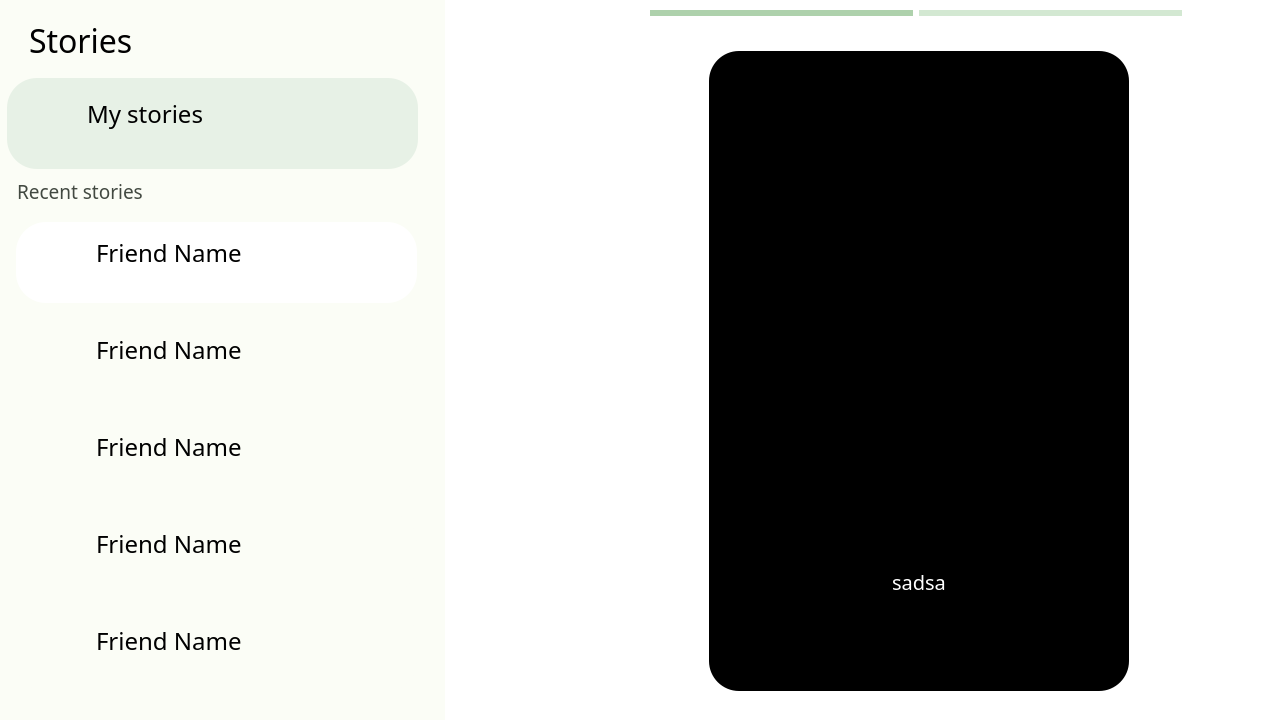
<?xml version="1.0" encoding="UTF-8"?>
<ui version="4.0">
 <class>StoriesWindow</class>
 <widget class="QMainWindow" name="StoriesWindow">
  <property name="geometry">
   <rect>
    <x>0</x>
    <y>0</y>
    <width>1280</width>
    <height>720</height>
   </rect>
  </property>
  <property name="sizePolicy">
   <sizepolicy hsizetype="Preferred" vsizetype="Maximum">
    <horstretch>0</horstretch>
    <verstretch>0</verstretch>
   </sizepolicy>
  </property>
  <property name="minimumSize">
   <size>
    <width>0</width>
    <height>720</height>
   </size>
  </property>
  <property name="maximumSize">
   <size>
    <width>16777215</width>
    <height>720</height>
   </size>
  </property>
  <property name="windowTitle">
   <string>StatusWindow</string>
  </property>
  <property name="styleSheet">
   <string notr="true">background-color: rgb(255, 255, 255);</string>
  </property>
  <widget class="QWidget" name="centralwidget">
   <widget class="QScrollArea" name="scrollArea">
    <property name="geometry">
     <rect>
      <x>-10</x>
      <y>0</y>
      <width>455</width>
      <height>720</height>
     </rect>
    </property>
    <property name="sizePolicy">
     <sizepolicy hsizetype="Fixed" vsizetype="Expanding">
      <horstretch>0</horstretch>
      <verstretch>0</verstretch>
     </sizepolicy>
    </property>
    <property name="minimumSize">
     <size>
      <width>0</width>
      <height>720</height>
     </size>
    </property>
    <property name="maximumSize">
     <size>
      <width>16777215</width>
      <height>720</height>
     </size>
    </property>
    <property name="styleSheet">
     <string notr="true">QWidget {
    background-color: rgb(251, 253, 246);
    border: none;
}

QScrollBar:vertical {
    border: none;
    background: #f0f0f0;
    width: 10px;
    margin: 0px 0px 0px 0px;
}

QScrollBar::handle:vertical {
    background: #888;
    min-height: 20px;
    border-radius: 5px;
}

QScrollBar::add-line:vertical,
QScrollBar::sub-line:vertical {
    height: 0px;
    subcontrol-origin: margin;
}

QScrollBar::add-page:vertical,
QScrollBar::sub-page:vertical {
    background: none;
}
</string>
    </property>
    <property name="widgetResizable">
     <bool>true</bool>
    </property>
    <widget class="QWidget" name="scrollAreaWidgetContents">
     <property name="geometry">
      <rect>
       <x>0</x>
       <y>0</y>
       <width>438</width>
       <height>703</height>
      </rect>
     </property>
     <property name="sizePolicy">
      <sizepolicy hsizetype="Fixed" vsizetype="Fixed">
       <horstretch>0</horstretch>
       <verstretch>0</verstretch>
      </sizepolicy>
     </property>
     <property name="styleSheet">
      <string notr="true">background-color: transparent;
border: none;
</string>
     </property>
     <layout class="QVBoxLayout" name="verticalLayout">
      <property name="leftMargin">
       <number>17</number>
      </property>
      <item>
       <widget class="QWidget" name="widget" native="true">
        <property name="sizePolicy">
         <sizepolicy hsizetype="Preferred" vsizetype="Fixed">
          <horstretch>0</horstretch>
          <verstretch>0</verstretch>
         </sizepolicy>
        </property>
        <layout class="QHBoxLayout" name="horizontalLayout_2">
         <item>
          <widget class="QLabel" name="label">
           <property name="font">
            <font>
             <family>Product Sans Medium</family>
             <pointsize>24</pointsize>
            </font>
           </property>
           <property name="styleSheet">
            <string notr="true">color: #000;
padding-left: 5px;</string>
           </property>
           <property name="text">
            <string>Stories</string>
           </property>
           <property name="alignment">
            <set>Qt::AlignmentFlag::AlignLeading|Qt::AlignmentFlag::AlignLeft|Qt::AlignmentFlag::AlignVCenter</set>
           </property>
           <property name="margin">
            <number>0</number>
           </property>
          </widget>
         </item>
         <item>
          <widget class="QPushButton" name="addStoryButton">
           <property name="sizePolicy">
            <sizepolicy hsizetype="Fixed" vsizetype="Fixed">
             <horstretch>0</horstretch>
             <verstretch>0</verstretch>
            </sizepolicy>
           </property>
           <property name="cursor">
            <cursorShape>PointingHandCursor</cursorShape>
           </property>
           <property name="styleSheet">
            <string notr="true">background-color: transparent;
border: none;
image: url(:/icons/plus.png);</string>
           </property>
           <property name="text">
            <string/>
           </property>
          </widget>
         </item>
         <item>
          <widget class="QPushButton" name="closeButton">
           <property name="sizePolicy">
            <sizepolicy hsizetype="Fixed" vsizetype="Fixed">
             <horstretch>0</horstretch>
             <verstretch>0</verstretch>
            </sizepolicy>
           </property>
           <property name="cursor">
            <cursorShape>PointingHandCursor</cursorShape>
           </property>
           <property name="styleSheet">
            <string notr="true">background-color: transparent;
border: none;
image: url(:/icons/close.png);
</string>
           </property>
           <property name="text">
            <string/>
           </property>
          </widget>
         </item>
        </layout>
       </widget>
      </item>
      <item>
       <widget class="QPushButton" name="myStoriesButton">
        <property name="sizePolicy">
         <sizepolicy hsizetype="Preferred" vsizetype="Fixed">
          <horstretch>0</horstretch>
          <verstretch>0</verstretch>
         </sizepolicy>
        </property>
        <property name="minimumSize">
         <size>
          <width>411</width>
          <height>91</height>
         </size>
        </property>
        <property name="maximumSize">
         <size>
          <width>411</width>
          <height>91</height>
         </size>
        </property>
        <property name="font">
         <font>
          <family>Product Sans Medium</family>
          <pointsize>18</pointsize>
          <italic>false</italic>
          <fontweight>Medium</fontweight>
         </font>
        </property>
        <property name="cursor">
         <cursorShape>PointingHandCursor</cursorShape>
        </property>
        <property name="styleSheet">
         <string notr="true">background-color: #E7F1E6;
border: none;
border-radius: 30px;
text-align: left;
padding-left: 80px;
padding-bottom: 20px;
color: #000
</string>
        </property>
        <property name="text">
         <string>My stories</string>
        </property>
       </widget>
      </item>
      <item>
       <widget class="QLabel" name="recentStoriesLabel">
        <property name="sizePolicy">
         <sizepolicy hsizetype="Maximum" vsizetype="Maximum">
          <horstretch>0</horstretch>
          <verstretch>0</verstretch>
         </sizepolicy>
        </property>
        <property name="minimumSize">
         <size>
          <width>136</width>
          <height>32</height>
         </size>
        </property>
        <property name="maximumSize">
         <size>
          <width>121</width>
          <height>32</height>
         </size>
        </property>
        <property name="font">
         <font>
          <family>Product Sans Medium</family>
          <pointsize>14</pointsize>
         </font>
        </property>
        <property name="styleSheet">
         <string notr="true">background-color: rgb(251, 253, 246);
color: rgb(66, 73, 65);
padding-left: 5px;</string>
        </property>
        <property name="text">
         <string>Recent stories</string>
        </property>
       </widget>
      </item>
      <item>
       <widget class="QWidget" name="stories" native="true">
        <property name="sizePolicy">
         <sizepolicy hsizetype="Minimum" vsizetype="Fixed">
          <horstretch>0</horstretch>
          <verstretch>0</verstretch>
         </sizepolicy>
        </property>
        <property name="maximumSize">
         <size>
          <width>412</width>
          <height>16777215</height>
         </size>
        </property>
        <layout class="QVBoxLayout" name="verticalLayout_6">
         <property name="spacing">
          <number>16</number>
         </property>
         <item>
          <widget class="QPushButton" name="friendStory_3">
           <property name="sizePolicy">
            <sizepolicy hsizetype="Minimum" vsizetype="Minimum">
             <horstretch>0</horstretch>
             <verstretch>0</verstretch>
            </sizepolicy>
           </property>
           <property name="minimumSize">
            <size>
             <width>401</width>
             <height>81</height>
            </size>
           </property>
           <property name="maximumSize">
            <size>
             <width>401</width>
             <height>81</height>
            </size>
           </property>
           <property name="font">
            <font>
             <family>Product Sans Medium</family>
             <pointsize>18</pointsize>
             <italic>false</italic>
             <fontweight>Medium</fontweight>
            </font>
           </property>
           <property name="cursor">
            <cursorShape>PointingHandCursor</cursorShape>
           </property>
           <property name="styleSheet">
            <string notr="true">background-color: #FFF;
font: 500 18pt &quot;Product Sans Medium&quot;;
border: none;
border-radius: 30px;
text-align: left;
padding-left: 80px;
padding-bottom: 20px;
color: #000;
</string>
           </property>
           <property name="text">
            <string>Friend Name</string>
           </property>
           <property name="iconSize">
            <size>
             <width>90</width>
             <height>90</height>
            </size>
           </property>
          </widget>
         </item>
         <item>
          <widget class="QPushButton" name="friendStory_4">
           <property name="sizePolicy">
            <sizepolicy hsizetype="Minimum" vsizetype="Minimum">
             <horstretch>0</horstretch>
             <verstretch>0</verstretch>
            </sizepolicy>
           </property>
           <property name="minimumSize">
            <size>
             <width>401</width>
             <height>81</height>
            </size>
           </property>
           <property name="maximumSize">
            <size>
             <width>401</width>
             <height>81</height>
            </size>
           </property>
           <property name="font">
            <font>
             <family>Product Sans Medium</family>
             <pointsize>18</pointsize>
             <italic>false</italic>
             <fontweight>Medium</fontweight>
            </font>
           </property>
           <property name="cursor">
            <cursorShape>PointingHandCursor</cursorShape>
           </property>
           <property name="styleSheet">
            <string notr="true">background-color: rgb(251, 253, 246);
border: none;
border-radius: 30px;
text-align: left;
padding-left: 80px;
padding-bottom: 20px;
color: #000;
</string>
           </property>
           <property name="text">
            <string>Friend Name</string>
           </property>
          </widget>
         </item>
         <item>
          <widget class="QPushButton" name="friendStory_6">
           <property name="sizePolicy">
            <sizepolicy hsizetype="Minimum" vsizetype="Minimum">
             <horstretch>0</horstretch>
             <verstretch>0</verstretch>
            </sizepolicy>
           </property>
           <property name="minimumSize">
            <size>
             <width>401</width>
             <height>81</height>
            </size>
           </property>
           <property name="maximumSize">
            <size>
             <width>401</width>
             <height>81</height>
            </size>
           </property>
           <property name="font">
            <font>
             <family>Product Sans Medium</family>
             <pointsize>18</pointsize>
             <italic>false</italic>
             <fontweight>Medium</fontweight>
            </font>
           </property>
           <property name="cursor">
            <cursorShape>PointingHandCursor</cursorShape>
           </property>
           <property name="styleSheet">
            <string notr="true">background-color: rgb(251, 253, 246);
border: none;
border-radius: 30px;
text-align: left;
padding-left: 80px;
padding-bottom: 20px;
color: #000;
</string>
           </property>
           <property name="text">
            <string>Friend Name</string>
           </property>
          </widget>
         </item>
         <item>
          <widget class="QPushButton" name="friendStory_7">
           <property name="sizePolicy">
            <sizepolicy hsizetype="Minimum" vsizetype="Minimum">
             <horstretch>0</horstretch>
             <verstretch>0</verstretch>
            </sizepolicy>
           </property>
           <property name="minimumSize">
            <size>
             <width>401</width>
             <height>81</height>
            </size>
           </property>
           <property name="maximumSize">
            <size>
             <width>401</width>
             <height>81</height>
            </size>
           </property>
           <property name="font">
            <font>
             <family>Product Sans Medium</family>
             <pointsize>18</pointsize>
             <italic>false</italic>
             <fontweight>Medium</fontweight>
            </font>
           </property>
           <property name="cursor">
            <cursorShape>PointingHandCursor</cursorShape>
           </property>
           <property name="styleSheet">
            <string notr="true">background-color: rgb(251, 253, 246);
border: none;
border-radius: 30px;
text-align: left;
padding-left: 80px;
padding-bottom: 20px;
color: #000;
</string>
           </property>
           <property name="text">
            <string>Friend Name</string>
           </property>
          </widget>
         </item>
         <item>
          <widget class="QPushButton" name="friendStory_8">
           <property name="sizePolicy">
            <sizepolicy hsizetype="Minimum" vsizetype="Minimum">
             <horstretch>0</horstretch>
             <verstretch>0</verstretch>
            </sizepolicy>
           </property>
           <property name="minimumSize">
            <size>
             <width>401</width>
             <height>81</height>
            </size>
           </property>
           <property name="maximumSize">
            <size>
             <width>401</width>
             <height>81</height>
            </size>
           </property>
           <property name="font">
            <font>
             <family>Product Sans Medium</family>
             <pointsize>18</pointsize>
             <italic>false</italic>
             <fontweight>Medium</fontweight>
            </font>
           </property>
           <property name="cursor">
            <cursorShape>PointingHandCursor</cursorShape>
           </property>
           <property name="styleSheet">
            <string notr="true">background-color: rgb(251, 253, 246);
border: none;
border-radius: 30px;
text-align: left;
padding-left: 80px;
padding-bottom: 20px;
color: #000;
</string>
           </property>
           <property name="text">
            <string>Friend Name</string>
           </property>
          </widget>
         </item>
        </layout>
       </widget>
      </item>
     </layout>
    </widget>
   </widget>
   <widget class="QLabel" name="noStoryLabel">
    <property name="geometry">
     <rect>
      <x>885</x>
      <y>320</y>
      <width>91</width>
      <height>91</height>
     </rect>
    </property>
    <property name="styleSheet">
     <string notr="true">image: url(:/icons/unhappy.png);</string>
    </property>
    <property name="text">
     <string/>
    </property>
   </widget>
   <widget class="QLabel" name="noStoryText">
    <property name="geometry">
     <rect>
      <x>836</x>
      <y>403</y>
      <width>201</width>
      <height>51</height>
     </rect>
    </property>
    <property name="font">
     <font>
      <family>Product Sans Medium</family>
      <pointsize>20</pointsize>
     </font>
    </property>
    <property name="styleSheet">
     <string notr="true">color: rgb(163, 163, 163);</string>
    </property>
    <property name="text">
     <string>No stories found</string>
    </property>
   </widget>
   <widget class="QWidget" name="storyContentBox" native="true">
    <property name="geometry">
     <rect>
      <x>640</x>
      <y>0</y>
      <width>570</width>
      <height>726</height>
     </rect>
    </property>
    <property name="sizePolicy">
     <sizepolicy hsizetype="Minimum" vsizetype="Minimum">
      <horstretch>0</horstretch>
      <verstretch>0</verstretch>
     </sizepolicy>
    </property>
    <property name="maximumSize">
     <size>
      <width>16777215</width>
      <height>16777196</height>
     </size>
    </property>
    <layout class="QVBoxLayout" name="verticalLayout_2">
     <item>
      <widget class="QWidget" name="storyTimeBox" native="true">
       <property name="sizePolicy">
        <sizepolicy hsizetype="Fixed" vsizetype="Fixed">
         <horstretch>0</horstretch>
         <verstretch>0</verstretch>
        </sizepolicy>
       </property>
       <property name="minimumSize">
        <size>
         <width>552</width>
         <height>20</height>
        </size>
       </property>
       <property name="maximumSize">
        <size>
         <width>552</width>
         <height>26</height>
        </size>
       </property>
       <property name="styleSheet">
        <string notr="true"/>
       </property>
       <layout class="QHBoxLayout" name="horizontalLayout_3">
        <property name="spacing">
         <number>6</number>
        </property>
        <property name="leftMargin">
         <number>10</number>
        </property>
        <property name="topMargin">
         <number>10</number>
        </property>
        <property name="rightMargin">
         <number>10</number>
        </property>
        <property name="bottomMargin">
         <number>10</number>
        </property>
        <item>
         <widget class="QLabel" name="label_3">
          <property name="sizePolicy">
           <sizepolicy hsizetype="Minimum" vsizetype="Minimum">
            <horstretch>0</horstretch>
            <verstretch>0</verstretch>
           </sizepolicy>
          </property>
          <property name="styleSheet">
           <string notr="true">background-color: rgb(174, 209, 172);</string>
          </property>
          <property name="text">
           <string/>
          </property>
         </widget>
        </item>
        <item>
         <widget class="QLabel" name="label_2">
          <property name="sizePolicy">
           <sizepolicy hsizetype="Preferred" vsizetype="Preferred">
            <horstretch>0</horstretch>
            <verstretch>0</verstretch>
           </sizepolicy>
          </property>
          <property name="styleSheet">
           <string notr="true">background-color: rgb(211, 232, 210);
border-radius: 50%;  </string>
          </property>
          <property name="text">
           <string/>
          </property>
         </widget>
        </item>
       </layout>
      </widget>
     </item>
     <item>
      <widget class="QWidget" name="storyHBox" native="true">
       <property name="sizePolicy">
        <sizepolicy hsizetype="Fixed" vsizetype="Minimum">
         <horstretch>0</horstretch>
         <verstretch>0</verstretch>
        </sizepolicy>
       </property>
       <property name="minimumSize">
        <size>
         <width>552</width>
         <height>641</height>
        </size>
       </property>
       <property name="maximumSize">
        <size>
         <width>552</width>
         <height>726</height>
        </size>
       </property>
       <property name="styleSheet">
        <string notr="true">background-color: transparent;
border: none;</string>
       </property>
       <layout class="QHBoxLayout" name="horizontalLayout">
        <item>
         <widget class="QPushButton" name="previousStoryButton">
          <property name="minimumSize">
           <size>
            <width>45</width>
            <height>45</height>
           </size>
          </property>
          <property name="maximumSize">
           <size>
            <width>45</width>
            <height>45</height>
           </size>
          </property>
          <property name="cursor">
           <cursorShape>PointingHandCursor</cursorShape>
          </property>
          <property name="styleSheet">
           <string notr="true">image: url(:/icons/previousButton.png);
background-color: transparent;
border: none;
color: rgba(255, 255, 255, 128);</string>
          </property>
          <property name="text">
           <string/>
          </property>
         </widget>
        </item>
        <item>
         <widget class="QWidget" name="widget_2" native="true">
          <widget class="QLabel" name="storyScreen">
           <property name="geometry">
            <rect>
             <x>9</x>
             <y>10</y>
             <width>420</width>
             <height>640</height>
            </rect>
           </property>
           <property name="sizePolicy">
            <sizepolicy hsizetype="Fixed" vsizetype="Fixed">
             <horstretch>0</horstretch>
             <verstretch>0</verstretch>
            </sizepolicy>
           </property>
           <property name="minimumSize">
            <size>
             <width>420</width>
             <height>640</height>
            </size>
           </property>
           <property name="maximumSize">
            <size>
             <width>420</width>
             <height>637</height>
            </size>
           </property>
           <property name="font">
            <font>
             <family>Product Sans Medium</family>
             <pointsize>26</pointsize>
            </font>
           </property>
           <property name="styleSheet">
            <string notr="true">border-radius: 30px;
background-color: rgb(0, 0, 0);
color: #FFF;</string>
           </property>
           <property name="pixmap">
            <pixmap>../../../../../Downloads/f826bf2ad330de7ee18d2bd8cd03b9ad.jpg</pixmap>
           </property>
           <property name="scaledContents">
            <bool>false</bool>
           </property>
           <property name="alignment">
            <set>Qt::AlignmentFlag::AlignCenter</set>
           </property>
           <property name="wordWrap">
            <bool>true</bool>
           </property>
           <property name="margin">
            <number>10</number>
           </property>
          </widget>
          <widget class="QWidget" name="expandinglabel" native="true">
           <property name="geometry">
            <rect>
             <x>9</x>
             <y>520</y>
             <width>420</width>
             <height>41</height>
            </rect>
           </property>
           <property name="sizePolicy">
            <sizepolicy hsizetype="Fixed" vsizetype="MinimumExpanding">
             <horstretch>0</horstretch>
             <verstretch>0</verstretch>
            </sizepolicy>
           </property>
           <property name="minimumSize">
            <size>
             <width>420</width>
             <height>41</height>
            </size>
           </property>
           <property name="maximumSize">
            <size>
             <width>420</width>
             <height>80</height>
            </size>
           </property>
           <property name="styleSheet">
            <string notr="true">background-color: rgba(0, 0, 0, 128);</string>
           </property>
           <layout class="QVBoxLayout" name="verticalLayout_3">
            <property name="spacing">
             <number>0</number>
            </property>
            <property name="leftMargin">
             <number>0</number>
            </property>
            <property name="topMargin">
             <number>0</number>
            </property>
            <property name="rightMargin">
             <number>0</number>
            </property>
            <property name="bottomMargin">
             <number>0</number>
            </property>
            <item>
             <widget class="QLabel" name="mediaCaption">
              <property name="sizePolicy">
               <sizepolicy hsizetype="Preferred" vsizetype="MinimumExpanding">
                <horstretch>0</horstretch>
                <verstretch>0</verstretch>
               </sizepolicy>
              </property>
              <property name="minimumSize">
               <size>
                <width>420</width>
                <height>41</height>
               </size>
              </property>
              <property name="maximumSize">
               <size>
                <width>420</width>
                <height>80</height>
               </size>
              </property>
              <property name="font">
               <font>
                <family>Product Sans Medium</family>
                <pointsize>15</pointsize>
               </font>
              </property>
              <property name="styleSheet">
               <string notr="true">color: white;</string>
              </property>
              <property name="text">
               <string>sadsa</string>
              </property>
              <property name="alignment">
               <set>Qt::AlignmentFlag::AlignCenter</set>
              </property>
              <property name="wordWrap">
               <bool>true</bool>
              </property>
             </widget>
            </item>
           </layout>
          </widget>
         </widget>
        </item>
        <item>
         <widget class="QPushButton" name="nextStoryButton">
          <property name="sizePolicy">
           <sizepolicy hsizetype="Minimum" vsizetype="Fixed">
            <horstretch>0</horstretch>
            <verstretch>0</verstretch>
           </sizepolicy>
          </property>
          <property name="minimumSize">
           <size>
            <width>45</width>
            <height>45</height>
           </size>
          </property>
          <property name="maximumSize">
           <size>
            <width>45</width>
            <height>45</height>
           </size>
          </property>
          <property name="cursor">
           <cursorShape>PointingHandCursor</cursorShape>
          </property>
          <property name="styleSheet">
           <string notr="true">image: url(:/icons/nextButton.png);
background-color: transparent;
border: none;</string>
          </property>
          <property name="text">
           <string/>
          </property>
         </widget>
        </item>
       </layout>
      </widget>
     </item>
    </layout>
   </widget>
   <zorder>noStoryText</zorder>
   <zorder>noStoryLabel</zorder>
   <zorder>scrollArea</zorder>
   <zorder>storyContentBox</zorder>
  </widget>
 </widget>
 <resources/>
 <connections/>
</ui>
